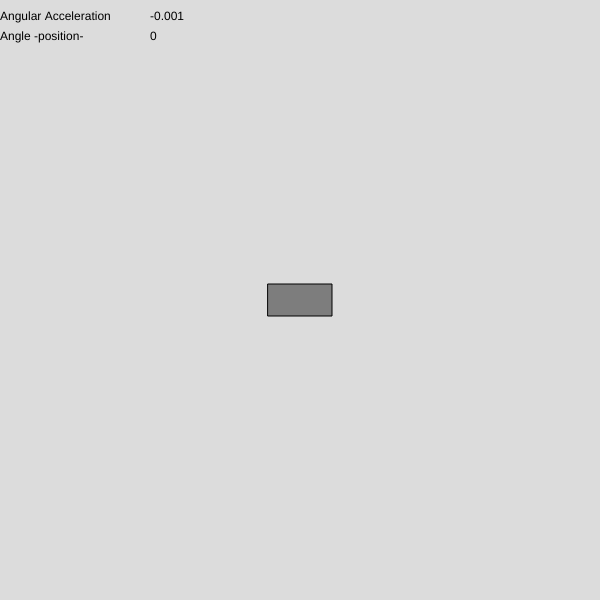
Frame 1 (no input)
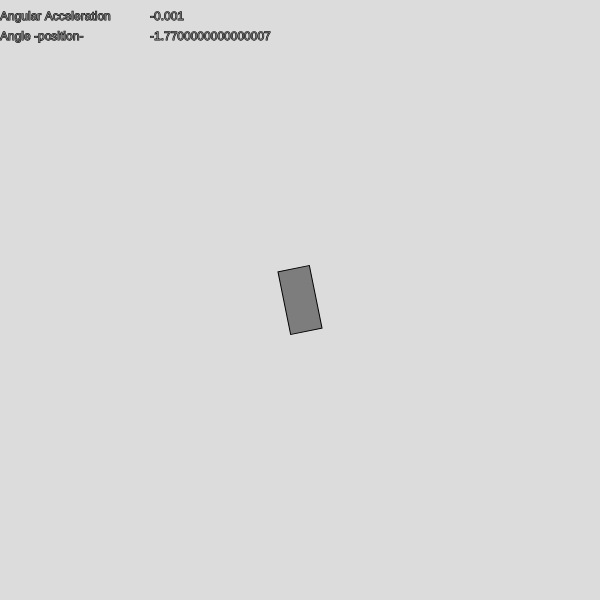
Frame 60 (no input)
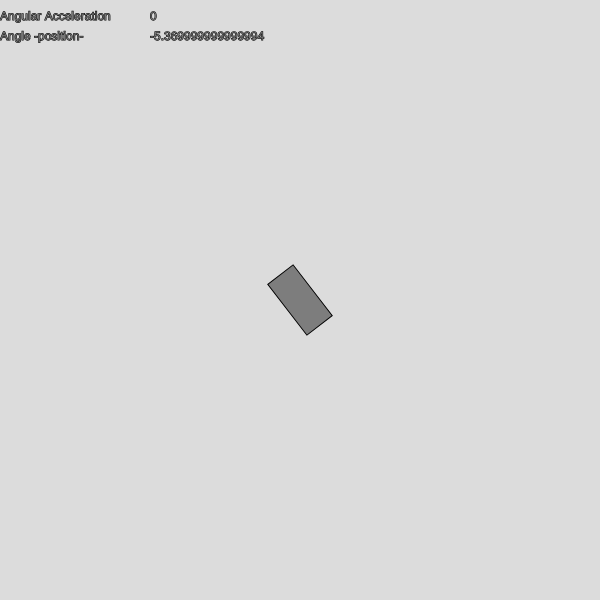
Frame 120 (the mouse pressed at the canvas centre since frame 60)

The p5.js sketch that drew these frames (run headless with seeded random() and noise() and a simulated clock; from frame 60 on, the mouse is pressed at the canvas centre):

// p5.js sketch
// ── sketch.js

let angle = 0.0;

let aVelocity = 0.0;
let aAcceleration = 0.01;


function setup(){
  createCanvas(600,600);

}


function draw(){
  background(220);

  //calculating acceleration
  aAcceleration = map(mouseX,0,width,-0.001,0.001); //mapping acceleration to mouse location
  angle += aVelocity; //(velocity changes position) OR angle
  aVelocity += aAcceleration;//accelration vector added to velocity, 1d vector 



//outputting data:-------------------
  textFont('Helvetica');
  textSize(12);
  text("Angular Acceleration",0,20);
  text(aAcceleration, 150,20);
  text("Angle -position-",0,40);
  text(angle,150,40);
//----------------------------------


  rectMode(CENTER);
  stroke(0);
  fill(125);

  translate(width/2,height/2);
  rotate(angle);
  rect(0,0,64,32);

}
